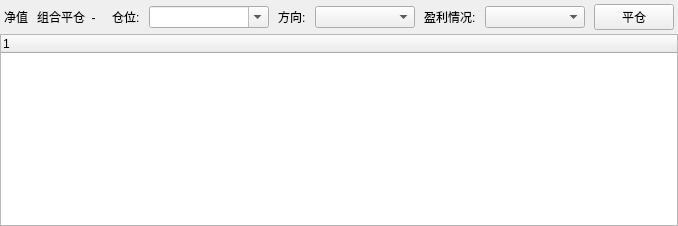
      <widget class="QWidget" name="tab">
       <attribute name="title">
        <string> 开仓部位 </string>
       </attribute>
       <layout class="QVBoxLayout" name="verticalLayout_3">
        <property name="spacing">
         <number>0</number>
        </property>
        <property name="leftMargin">
         <number>0</number>
        </property>
        <property name="topMargin">
         <number>0</number>
        </property>
        <property name="rightMargin">
         <number>0</number>
        </property>
        <property name="bottomMargin">
         <number>0</number>
        </property>
        <item>
         <layout class="QHBoxLayout" name="horizontalLayout_5" stretch="1,0,0,0,0,0,0,0,0">
          <property name="spacing">
           <number>9</number>
          </property>
          <property name="leftMargin">
           <number>4</number>
          </property>
          <property name="topMargin">
           <number>4</number>
          </property>
          <property name="rightMargin">
           <number>4</number>
          </property>
          <property name="bottomMargin">
           <number>4</number>
          </property>
          <item>
           <widget class="QLabel" name="lblstate">
            <property name="text">
             <string>净值</string>
            </property>
           </widget>
          </item>
          <item>
           <widget class="QLabel" name="label_5">
            <property name="text">
             <string>组合平仓  -  </string>
            </property>
           </widget>
          </item>
          <item>
           <widget class="QLabel" name="label_6">
            <property name="text">
             <string>仓位:</string>
            </property>
           </widget>
          </item>
          <item>
           <widget class="QComboBox" name="cmbSym">
            <property name="sizePolicy">
             <sizepolicy hsizetype="Preferred" vsizetype="Maximum">
              <horstretch>0</horstretch>
              <verstretch>0</verstretch>
             </sizepolicy>
            </property>
            <property name="minimumSize">
             <size>
              <width>120</width>
              <height>0</height>
             </size>
            </property>
            <property name="editable">
             <bool>true</bool>
            </property>
           </widget>
          </item>
          <item>
           <widget class="QLabel" name="label_8">
            <property name="text">
             <string>方向:</string>
            </property>
           </widget>
          </item>
          <item>
           <widget class="QComboBox" name="cmbDir">
            <property name="minimumSize">
             <size>
              <width>100</width>
              <height>0</height>
             </size>
            </property>
           </widget>
          </item>
          <item>
           <widget class="QLabel" name="label_7">
            <property name="text">
             <string>盈利情况:</string>
            </property>
           </widget>
          </item>
          <item>
           <widget class="QComboBox" name="cmbProfit">
            <property name="minimumSize">
             <size>
              <width>100</width>
              <height>0</height>
             </size>
            </property>
           </widget>
          </item>
          <item>
           <widget class="QPushButton" name="pushButton">
            <property name="minimumSize">
             <size>
              <width>56</width>
              <height>26</height>
             </size>
            </property>
            <property name="styleSheet">
             <string notr="true"/>
            </property>
            <property name="text">
             <string>平仓</string>
            </property>
           </widget>
          </item>
         </layout>
        </item>
        <item>
         <widget class="QTreeWidget" name="poslist">
          <property name="styleSheet">
           <string notr="true"/>
          </property>
          <property name="indentation">
           <number>0</number>
          </property>
          <column>
           <property name="text">
            <string notr="true">1</string>
           </property>
          </column>
         </widget>
        </item>
       </layout>
      </widget>
